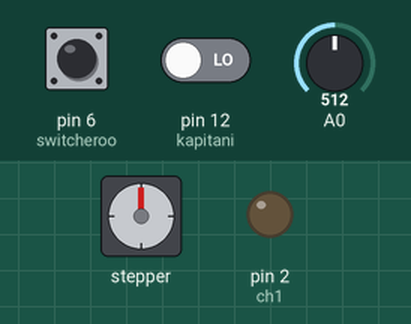
A sketch run on a simulated Arduino Uno, built with avr-gcc and run on an emulated ATmega328P. Parts: stepper motor, output pins drawn as LEDs (lit = HIGH). Inputs (shaded band) come from the test bench; at power-on: pin 6 (switcheroo) LOW, pin 12 (kapitani) LOW, A0 = 512. Stepper angles assume 2038 steps per turn; what the sketch prints to the serial monitor is not drawn.

Above: at 1.2 s.
1.3 s: pin 6 (switcheroo) pulled HIGH for 0.15 s
At 2.09 s:
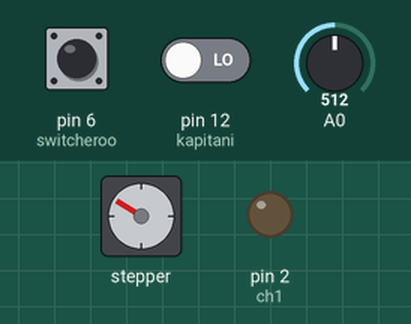
At 3.34 s:
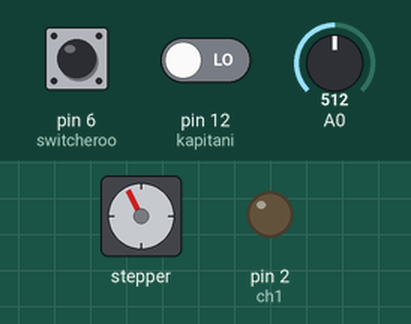
4.3 s: pin 6 (switcheroo) pulled HIGH for 1 s
8.3 s: pin 6 (switcheroo) pulled HIGH for 3.2 s
At 8.45 s:
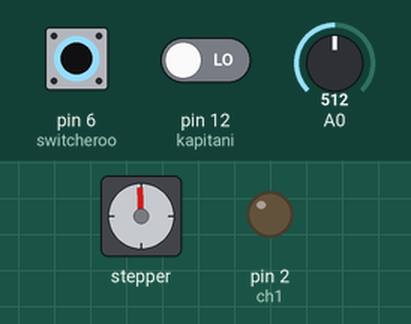
Timing chart, 0 to 13.0 s (numbered marks = the images above; inputs shaded):
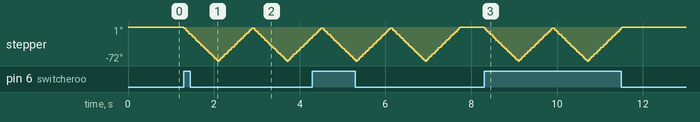

The sketch:

MEH_nano4_UVandPEND.ino
```cpp
#define kapitani 12
#define switcheroo 6
int startflag=0;
//MOTOR CODE~~~~~~~~~~~//
#include <Stepper.h> // Include the header file
// change this to the number of steps on your motor
#define STEPS 2038
// create an instance of the stepper class using the steps and pins
Stepper stepper(STEPS, 8, 10, 9, 11);

int val = 0;

//MOTOR CODE END~~~~~~~//


int ch1 = 2; //channel 1 of SSR, pin D2 of arduino
int triggerType = LOW;// LOW if ssr is low level trigger. vice versa for high level trigger
int ssrON, ssrOFF;// used for two different SSR trigger type. Do not change

void setup() {
  Serial.begin(9600);
  pinMode(switcheroo, INPUT);
  pinMode(kapitani, INPUT);
  pinMode(ch1, OUTPUT);//define ch1Pin as output
  stepper.setSpeed(15);
  if(triggerType == LOW)
    {
      ssrON = LOW;
      ssrOFF = HIGH;
    }
  else
    {
      ssrON = HIGH;
      ssrOFF = LOW; //if trigger type is HIGH
    }
  digitalWrite(ch1,ssrON);// set initial state of SSR 1: ON
}

//LOOOOOOOOOOOOOOPPPPPPPPP
void loop() {
  Serial.println(digitalRead(switcheroo));
  if (digitalRead(switcheroo) == HIGH)
{
   stepper.step(-2038*0.2); //get motor to run '' no. of steps
   stepper.step(2038*0.2); //get motor to run '' no. of steps
  Serial.print("kapitan: ");
  Serial.println(digitalRead(kapitani));
      if (digitalRead(kapitani ==HIGH) )
      {
        stepper.setSpeed(18);
        digitalWrite(ch1,ssrON);// turn lamp on
        stepper.step(-2038*0.2); //get motor to run '' no. of steps
        stepper.step(2038*0.2); //get motor to run '' no. of steps
        digitalWrite(ch1,ssrOFF);// turn lamp off
        stepper.step(-2038*0.2); //get motor to run '' no. of steps
        stepper.step(2038*0.2); //get motor to run '' no. of steps
      }
      if (analogRead(kapitani ==3) || analogRead(kapitani ==42))
      {
        stepper.setSpeed(15);
        stepper.step(-2038*0.2); //get motor to run '' no. of steps
        stepper.step(2038*0.2); //get motor to run '' no. of steps
      }
  }
}
```

Measured:
- after the input at 1.3 s, stepper: turns 72° counter-clockwise in 0.79 s, then 70° clockwise in 0.75 s, then 70° counter-clockwise in 0.75 s, then 53° clockwise in 0.55 s
- after the input at 8.3 s, stepper: turns 72° counter-clockwise in 0.79 s, then 70° clockwise in 0.75 s, then 70° counter-clockwise in 0.75 s, then 72° clockwise in 0.77 s
